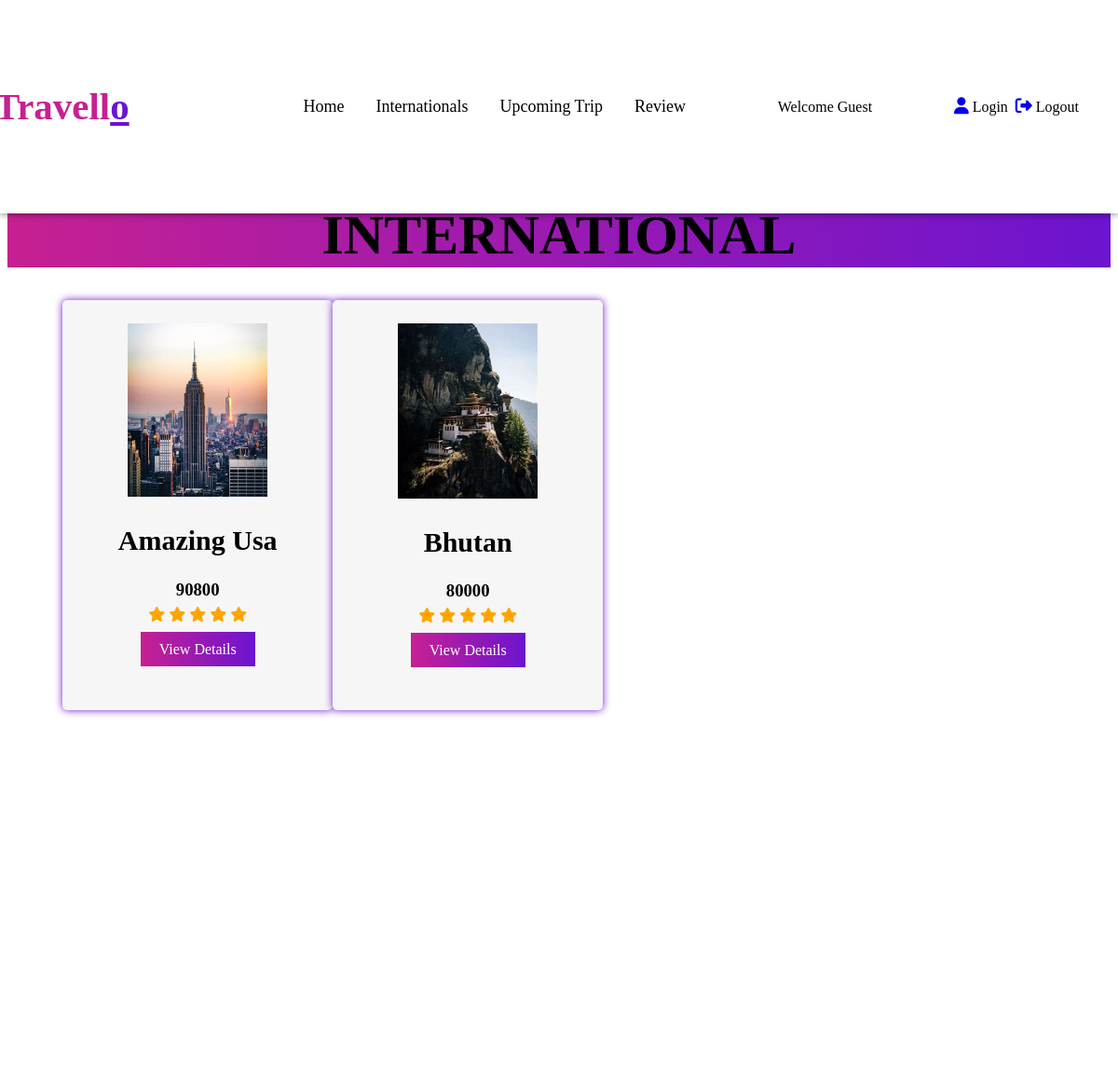
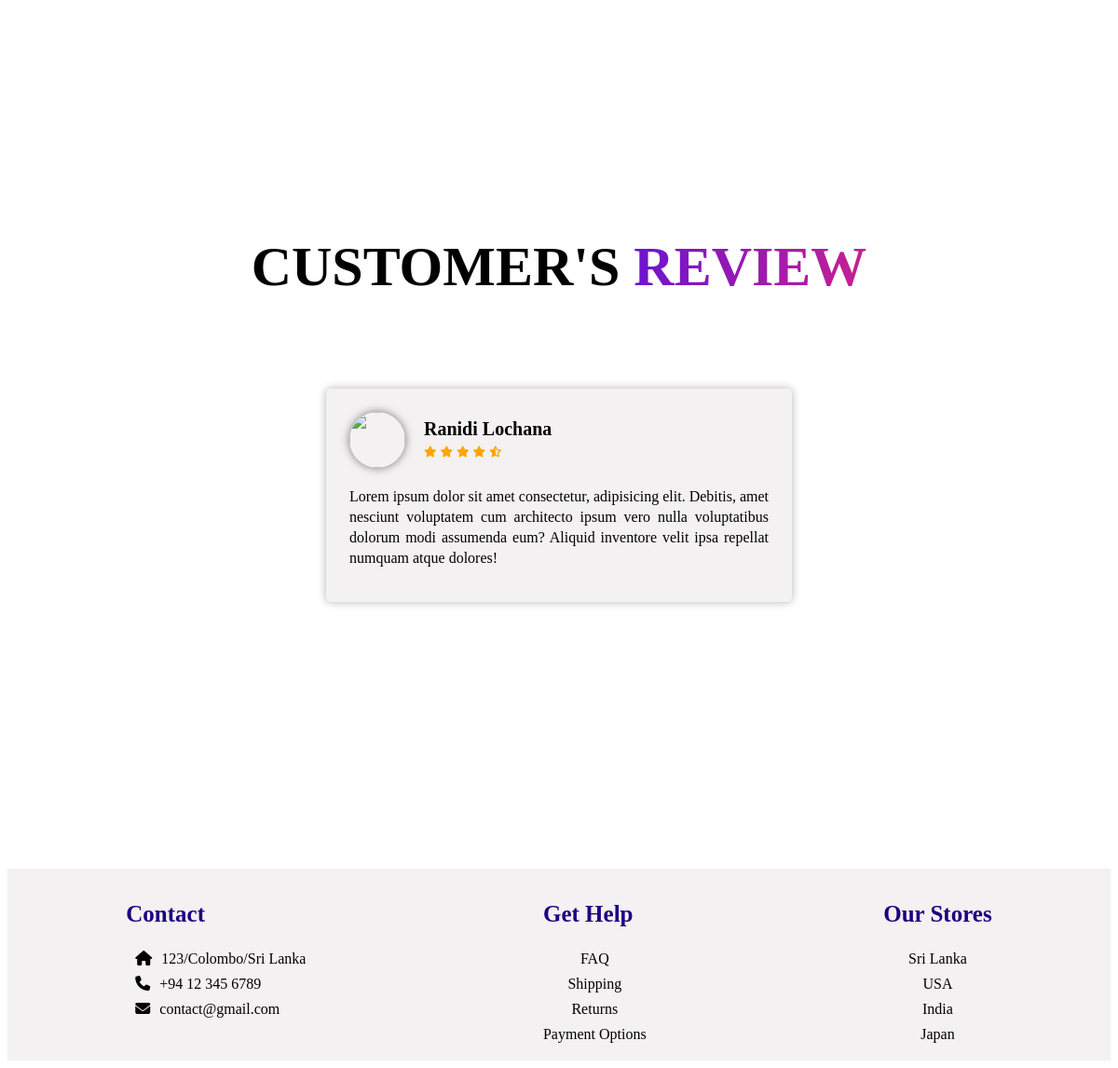
Screenshot of /international/ with the database file from the repository (2 pictures, top to bottom).
### TravelloApp/models.py (models this page shows)
class Ispot(models.Model):
    ispot_id=models.IntegerField(primary_key=True)
    ispot_name=models.CharField(max_length=50)
    type=(("india","india"),("international","innternational"))
    icategory=models.CharField(max_length=100,choices=type)
    idesc=models.CharField(max_length=255)
    iprice =models.IntegerField()
    iimage=models.ImageField(upload_to="pics")

### TravelloApp/views.py (the view)
# urls.py: path('international/', views.international, name='international'),
def international(req):
    ispots = Ispot.objects.all()
    context={}
    context["ispots"]=ispots
    return render(req,'international.html',context)

### TravelloApp/templates/international.html (shortened to what this page needs)
{% extends 'base.html' %}
{% block body %}
<div class="products" id="Products" class="col-md-9 mt-3 p-3">
    <h1>International</h1>
    <div class="box">
        {% for x in ispots %}
        <div class="card" class="col-md-4">
            <div class="image">
                <img src="{{x.iimage.url}}">
            </div>
            <div class="products_text">
                <h2>{{x.ispot_name}}</h2>
                <h3>{{x.iprice}}</h3>
                <div class="products_star">
                    <i class="fa-solid fa-star"></i>
                    <i class="fa-solid fa-star"></i>
                    <i class="fa-solid fa-star"></i>
                    <i class="fa-solid fa-star"></i>
                    <i class="fa-solid fa-star"></i>
                </div>
                <a href="spotdetails1/{{x.ispot_id}}" class="btn">View Details</a>
            </div>
        </div>
        {% endfor %}
    </div>
</div>
{% endblock %}

### TravelloApp/static/css/Style.css (style rules this page uses)
html { scroll-behavior: smooth; }
.products { width: 100%; height: 140vh; padding: 25px 0; }
.products h1 { margin: 35px 0; font-size: 60px; display: flex; align-items: center; justify-content: center; text-transform: uppercase; background: linear-gradient(to right, #c72092,#6c14d0); }
.products .box { width: 90%; margin: 0 auto; display: grid; grid-template-columns: 1fr 1fr 1fr 1fr; grid-gap: 25px 0; }
.products .box .card { width: 290px; height: 440px; box-shadow: 0 0 8px #6c14d0; border-radius: 5px; text-align: center; padding: 10px 20px; background: #f6f6f6; }
.products .box .card .image { display: flex; align-items: center; justify-content: center; }
.products .box .card .image img { width: 150px; margin: 15px 0; transition: 0.3s; }
.products .box .card .products_text h2 { font-size: 30px; margin-top: 15px; }
.products .box .card .products_text h3 { margin: 7px 0; }
.products .box .card .products_text .products_star { color: orange; margin-bottom: 19px; cursor: pointer; }
.products .box .card .products_text .btn { text-decoration: none; padding: 10px 20px; background: linear-gradient(to right, #c72092 , #6c14d0); color: white; }
* { box-sizing:border-box }

### rows the page displays
Ispot: iimage (picture), ispot_name "Amazing Usa", iprice "90800"
Ispot: iimage (picture), ispot_name "Bhutan", iprice "80000"
